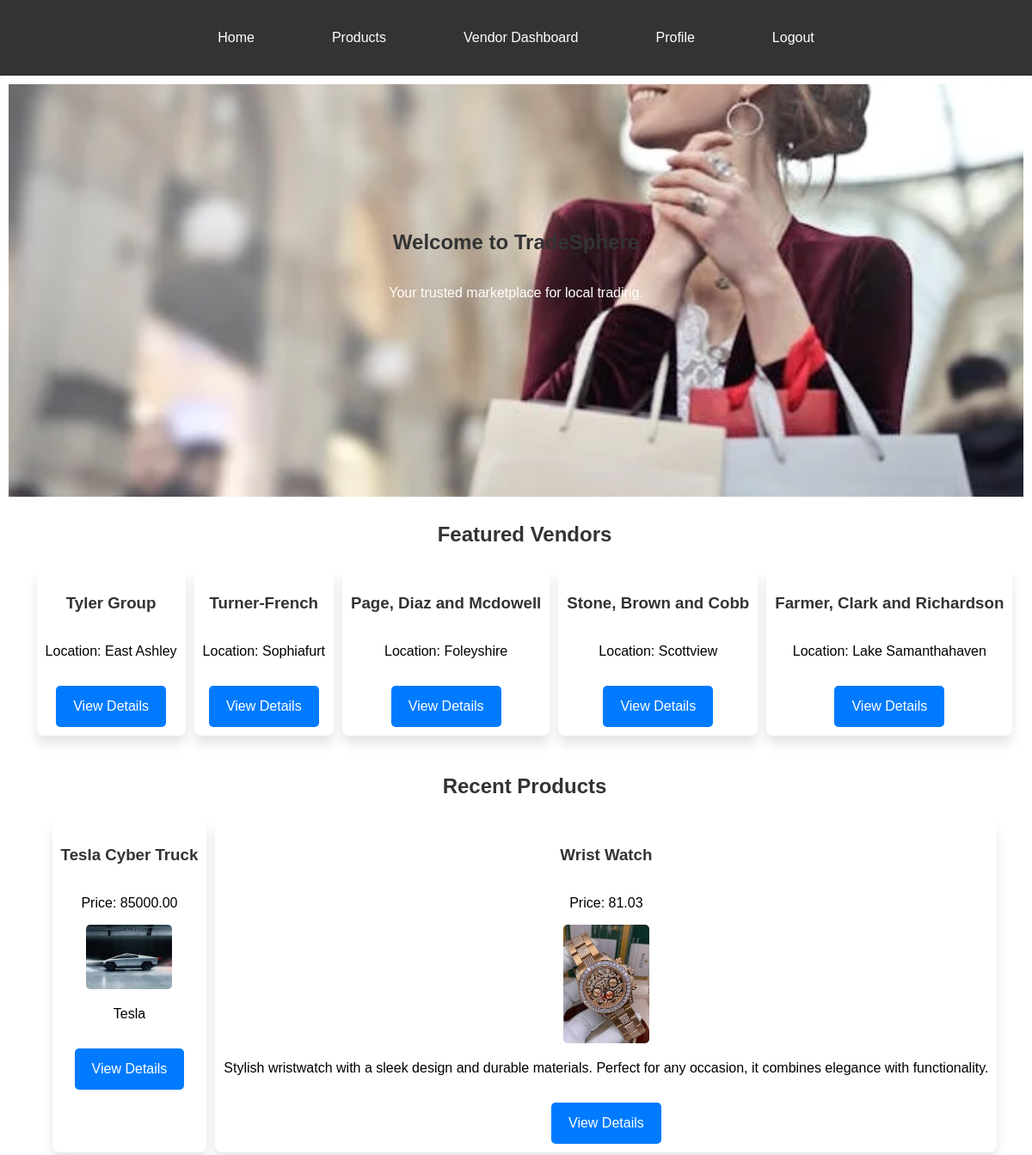
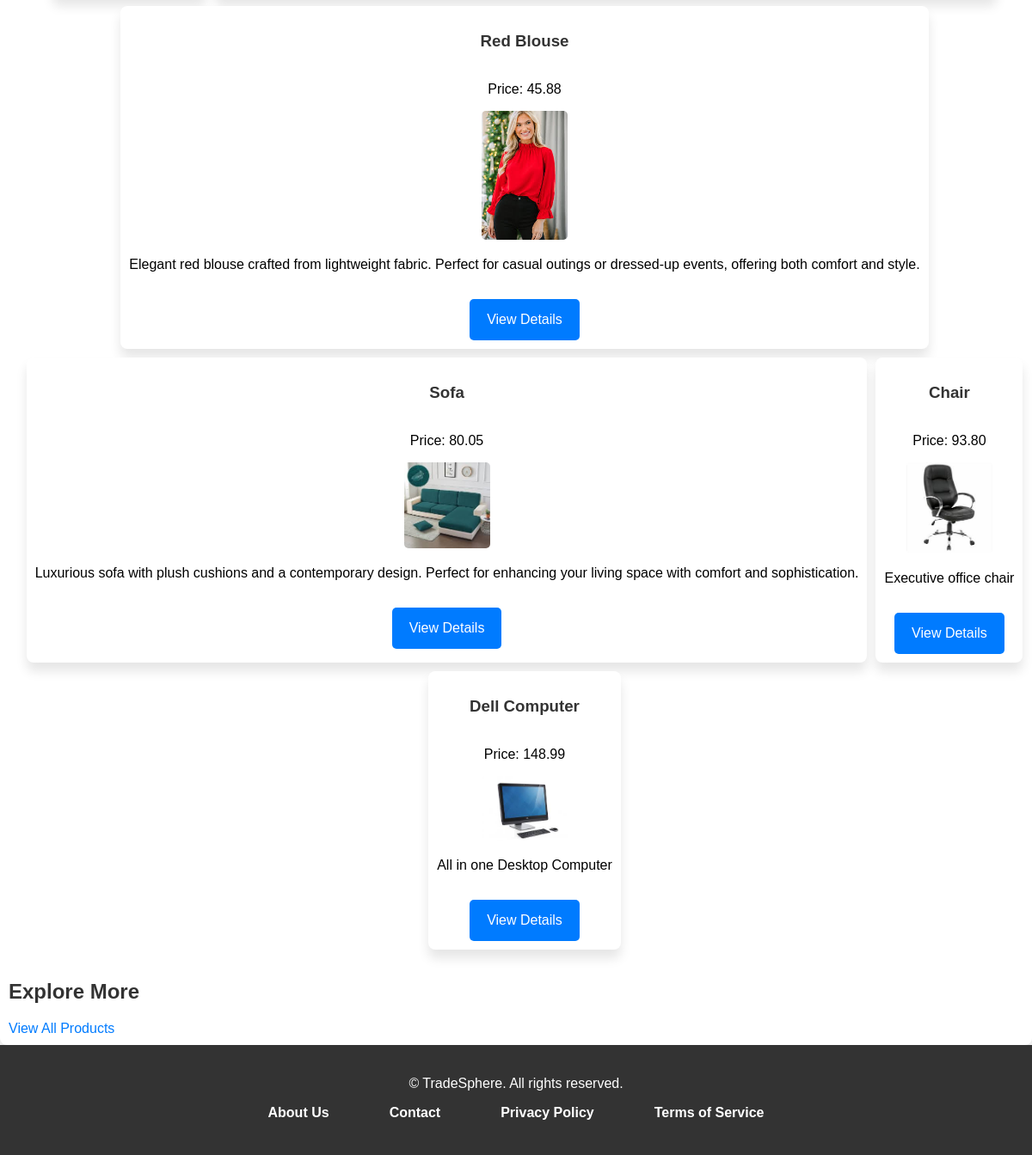
Screenshot of / (signed in) with the database file from the repository (2 pictures, top to bottom).
### marketplace/models.py (models this page shows, shortened)
class Vendor(models.Model):
    user = models.OneToOneField(User, on_delete=models.CASCADE)  # Link to the User model
    name = models.CharField(max_length=255)
    location = models.CharField(max_length=255)
    description = models.TextField(blank=True)
    contact_email = models.EmailField()
    contact_phone = models.CharField(max_length=20, blank=True, null=True)
    website = models.URLField(blank=True, null=True)
    created_at = models.DateTimeField(auto_now_add=True)
    updated_at = models.DateTimeField(auto_now=True)

class Product(models.Model):
    vendor = models.ForeignKey(Vendor, on_delete=models.CASCADE, related_name='products')
    category = models.ForeignKey(Category, on_delete=models.CASCADE, related_name='products')
    name = models.CharField(max_length=255)
    description = models.TextField()
    price = models.DecimalField(max_digits=10, decimal_places=2)
    image = models.ImageField(upload_to='products/', blank=True, null=True)
    created_at = models.DateTimeField(auto_now_add=True)
    updated_at = models.DateTimeField(auto_now=True)

### marketplace/views.py (the view)
# urls.py: path('', views.homepage, name='homepage'),  # Homepage
def homepage(request):
    categories = Category.objects.all()  # Retrieve all categories
    featured_vendors = Vendor.objects.all()[:5]
    recent_products = Product.objects.order_by('-created_at')[:6]  # Latest 6 products
    context = {
        'featured_vendors': featured_vendors,
        'recent_products': recent_products,
    }
    return render(request, 'marketplace/homepage.html', context)

### templates/marketplace/homepage.html (shortened to what this page needs)
{% extends 'marketplace/base.html' %}
{% load static %}
{% block content %}
<div class="homepage-container">
    <section class="hero-section">
        <div class="overlay">
                <img src="{% static 'images/hero-image.jpg' %}" alt="Marketplace Hero" class="hero-image">
            <div class="welcome-text">
                <h1>Welcome to TradeSphere</h1>
                <p>Your trusted marketplace for local trading.</p>
            </div>
        </div>
    </section>
    <section class="featured-vendors">
        <h2>Featured Vendors</h2>
        <ul>
            {% for vendor in featured_vendors %}
                <li class="vendor-item">
                    <h3>{{ vendor.name }}</h3>
                    <p>Location: {{ vendor.location }}</p>
                    <a href="{% url 'vendor_detail' vendor.pk %}" class="view-details-btn">View Details</a>
                </li>
            {% endfor %}
        </ul>
    </section>
    <section class="recent-products">
        <h2>Recent Products</h2>
        <ul>
            {% for product in recent_products %}
                <li class="product-item">
                    <h3>{{ product.name }}</h3>
                    <p>Price: {{ product.price }}</p>
                    <img src="{{ product.image.url }}" alt="{{ product.name }}" class="product-image">
                    <p>{{ product.description|truncatewords:20 }}</p>
                    <a href="{% url 'product_detail' product.id %}" class="view-details-btn">View Details</a>
                </li>
            {% empty %}
                <li>No recent products found.</li>
            {% endfor %}
        </ul>
    </section>
    <section class="explore-more">
        <h2>Explore More</h2>
        <a href="{% url 'products' %}" class="explore-btn">View All Products</a>
    </section>
</div>
{% endblock %}

### static/css/style.css (style rules this page uses)
body { font-family: Arial, sans-serif; margin: 0; padding: 0; background-color: #f9f9f9; height: 100vh; overflow-y: auto; display: flex; flex-direction: column; }
h1, h2, h3 { color: #333; margin: 0; padding: 20px 0; }
a { text-decoration: none; color: #007bff; }
.hero-section, .featured-vendors, .recent-products { width: 100%; max-width: 100%; margin: 0; padding: 10px; }
.hero-section { position: relative; background-color: #0056b3; text-align: center; color: white; overflow: hidden; width: 100%; height: 60vh; padding: 0px; }
.hero-image { width: 100%; height:60vh; object-fit: cover; position: absolute; top: 0; left: 0; z-index: 0; }
.overlay { position: relative; z-index: 1; padding: 150px 200px; }
.welcome-text { position: relative; z-index: 1; max-width: 1000px; margin: 0 auto; }
.featured-vendors, .recent-products { width:100%; text-align: center; }
ul { list-style-type: none; padding: 0; margin: 0; display: flex; flex-wrap: wrap; justify-content: center; }
.vendor-item, .product-item { background-color: white; padding: 10px; border-radius: 8px; box-shadow: 0 10px 13px rgba(0, 0, 0, 0.1); margin: 5px; text-align: center; }
.product-item img { width: 100px; height: auto; border-radius: 5px; }
.view-details-btn { display: inline-block; margin-top: 15px; padding: 15px 20px; background-color: #007bff; color: white; border-radius: 5px; text-decoration: none; transition: background-color 0.3s; }

### rows the page displays
Vendor: name "Tyler Group", location "East Ashley"
Vendor: name "Turner-French", location "Sophiafurt"
Vendor: name "Page, Diaz and Mcdowell", location "Foleyshire"
Vendor: name "Stone, Brown and Cobb", location "Scottview"
Vendor: name "Farmer, Clark and Richardson", location "Lake Samanthahaven"
Product: name "Tesla Cyber Truck", price "85000.00", image (picture), description "Tesla"
Product: name "Wrist Watch", price "81.03", image (picture), description "Stylish wristwatch with a sleek design and durable materials. Perfect for any occasion, it combines elegance with functionality."
Product: name "Red Blouse", price "45.88", image (picture), description "Elegant red blouse crafted from lightweight fabric. Perfect for casual outings or dressed-up events, offering both comfort and style."
Product: name "Sofa", price "80.05", image (picture), description "Luxurious sofa with plush cushions and a contemporary design. Perfect for enhancing your living space with comfort and sophistication."
Product: name "Chair", price "93.80", image (picture), description "Executive office chair"
Product: name "Dell Computer", price "148.99", image (picture), description "All in one Desktop Computer"
